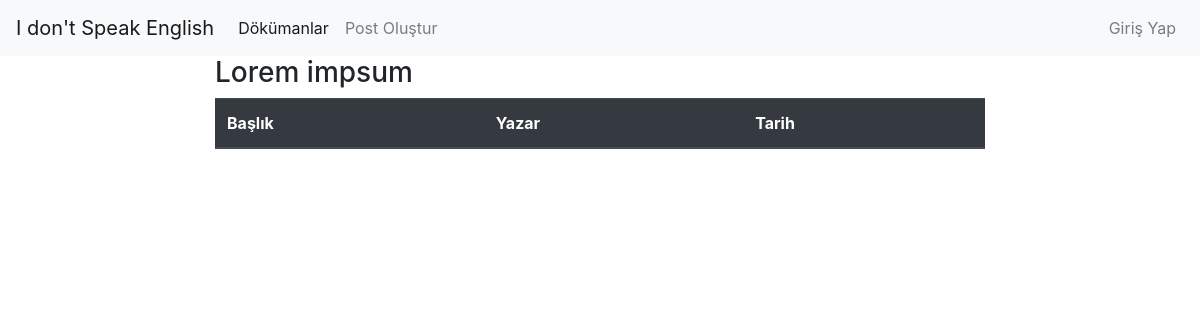
/post_list, run on an earlier commit of the app's database.
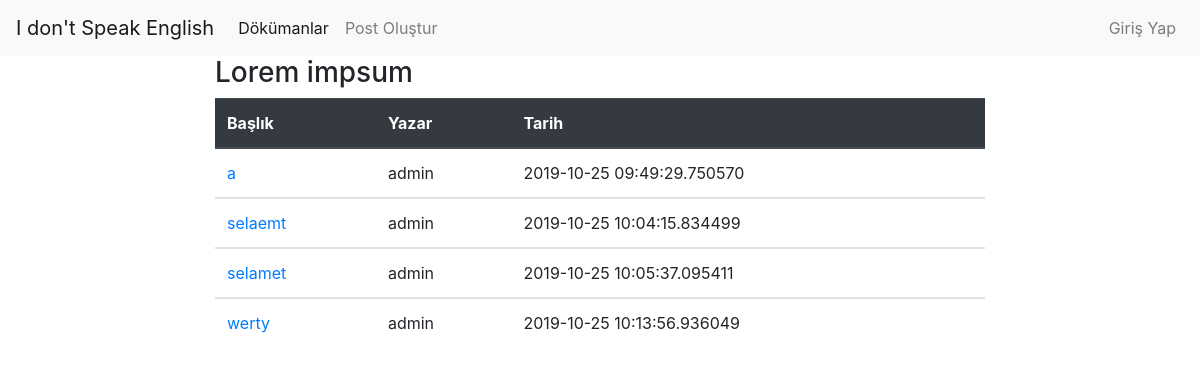
And on a later commit of the database.
### app.py (models this page shows, shortened)
class Posts(db.Model):
    id = db.Column(db.Integer, primary_key=True)
    title = db.Column(db.String(50))
    author = db.Column(db.String(20))
    date_posted = db.Column(db.DateTime, default=datetime.datetime.utcnow)
    content = db.Column(db.Text)

### app.py (the view)
@app.route("/post_list")
def post_list():
    posts = Posts.query.all()
    return render_template('post/post_list.html', posts=posts)

### templates/post/post_list.html (shortened to what this page needs)
{% extends 'base.html' %}
{% block icerik %}
    <h3 class="page-header">Lorem impsum</h3>
    <table class="table ">
        <thead class="thead-dark">
        <tr>
            <th scope="col">Başlık</th>
            <th scope="col">Yazar</th>
            <th scope="col">Tarih</th>
        </tr>
        </thead>
        {% for post in posts %}
            <tbody>
            <td><a href="/post/{{ post.id }}"> {{ post.title }}</a></td>
            <td>{{ post.author }}</td>
            <td>{{ post.date_posted }}</td>
            </tbody>
        {% endfor %}
    </table>
{% endblock %}

### templates/base.html (shortened to what this page needs)
<!doctype html>
<html lang="en">
<head>
    <link rel="stylesheet" href="https://stackpath.bootstrapcdn.com/bootstrap/4.3.1/css/bootstrap.min.css"
>
</head>
<body>
{% include "include/navbar.html" %}
<div class="row">
    <div class="col-lg-12">
        <div class="col-lg-8 offset-lg-2">
            {% block icerik %}
            {% endblock %}
        </div>
    </div>
</div>
</body>
</html>

### templates/include/navbar.html (shortened to what this page needs)
<nav class="navbar navbar-expand-lg navbar-light bg-light">
    <a class="navbar-brand" href="/">I don't Speak English</a>
    <div class="collapse navbar-collapse" id="navbarSupportedContent">
        <ul class="navbar-nav mr-auto">
            <li class="nav-item active">
                <a class="nav-link" href="/post_list">Dökümanlar <span class="sr-only">(current)</span></a>
            </li>
            <li class="nav-item">
                <a class="nav-link " href="/add_post" tabindex="-1" aria-disabled="true">Post Oluştur</a>
            </li>
        </ul>
        <ul class="navbar-nav float-right">
            {% if session['logged_in'] %}
                <li class="nav-item">
                    <a class="nav-link " href="/logout" tabindex="-1">Çıkış Yap</a>
                </li>
            {% else %}
                <li class="nav-item">
                    <a class="nav-link " href="/login" tabindex="-1">Giriş Yap</a>
                </li>
            {% endif %}
        </ul>
    </div>
</nav>

What changed in the data, as far as the page shows it:
added Posts: title "a", author "admin", date_posted "2019-10-25 09:49:29.750570"
added Posts: title "selaemt", author "admin", date_posted "2019-10-25 10:04:15.834499"
added Posts: title "selamet", author "admin", date_posted "2019-10-25 10:05:37.095411"
added Posts: title "werty", author "admin", date_posted "2019-10-25 10:13:56.936049"
